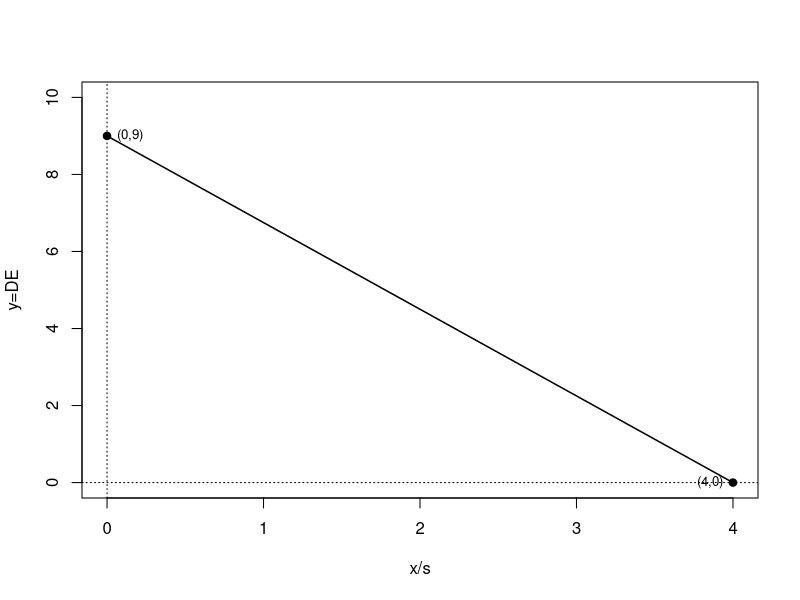

The R source for this figure:
setwd("C:/Users/18904/Github/junior-mathematics/codes")
if(!dir.exists("../figures"))dir.create("../figures")

# week163-1: y = 9 - (9/4)x, x in [0,4]
draw1=function(){
  curve(9-(9/4)*x,0,4,lwd=1.5,xlab="x/s",ylab="y=DE",ylim=c(0,10))
  abline(h=0,v=0,lty=3)
  points(0,9,pch=19); points(4,0,pch=19)
  text(0,9,"(0,9)",pos=4,cex=0.8)
  text(4,0,"(4,0)",pos=2,cex=0.8)
}
cairo_pdf("../figures/week163-1.pdf",width=4,height=4,family="sans");draw1();dev.off()
svglite::svglite("../figures/week163-1.svg",width=4,height=4);draw1();dev.off()
